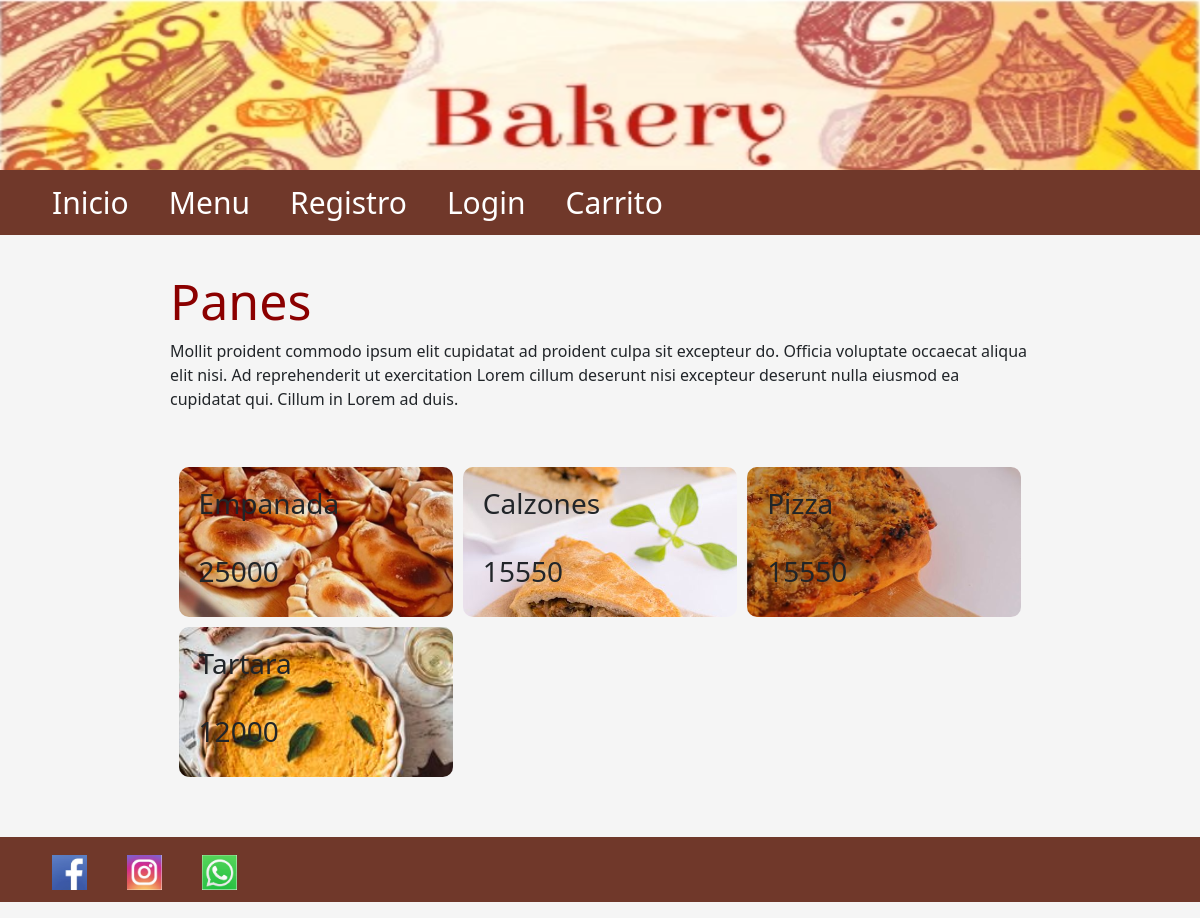
Before: /Menu with the older database file.
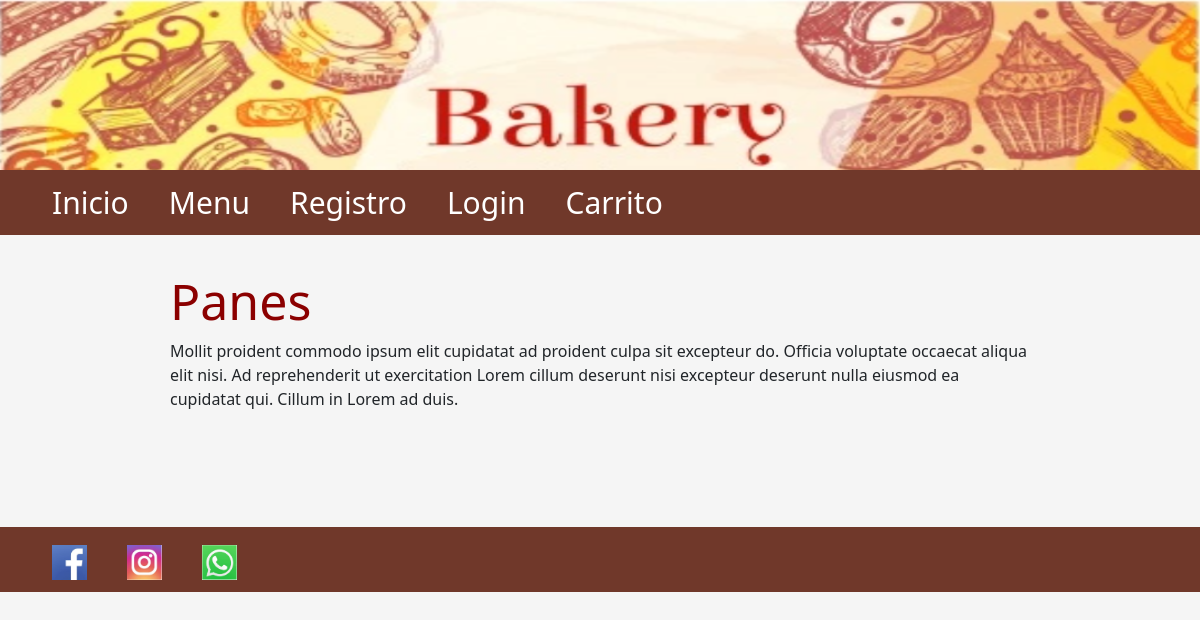
After: the same page with the newer database file.
### panaderia/models.py (models this page shows)
class Platos(db.Model):
    __tablename__ = 'platos'
    idproducto = db.Column(db.Integer, primary_key=True)
    nombreplato = db.Column(db.String(510), nullable=True)
    precioplato = db.Column(db.Integer, nullable=True)
    descripcionplato = db.Column(db.String(200))
    nombreimagenplato = db.Column(db.String(200), nullable=False)

### panaderia/views.py (the view)
@app.route('/Menu')
def menu():
    platos = Platos.query.all()
    return render_template('menu.html', platos=platos)

### panaderia/templates/Menu.html
{% extends './layout.html' %} {% block title %} Menu {% endblock %} {% block body %}
    <h1>Panes</h1>
    <p>Mollit proident commodo ipsum elit cupidatat ad proident culpa sit excepteur do. Officia voluptate occaecat aliqua elit nisi. Ad reprehenderit ut exercitation Lorem cillum deserunt nisi excepteur deserunt nulla eiusmod ea cupidatat qui. Cillum in
        Lorem ad duis.</p>
    <div class="contenedor">
        {%for plato in platos%}
                    <div class="imagenes-inicio" style="background-image:url(static/uploads/{{plato.nombreimagenplato}})">
                        <div class="textos">
                            <h3>{{plato.nombreplato}}</h3>
                            <h3>{{plato.precioplato}}</h3>
                        </div>
                    </div>
        {% endfor %}
{% endblock %}

Changed rows visible on the page:
removed Platos: nombreimagenplato (picture), nombreplato "Empanada", precioplato "25000"
removed Platos: nombreimagenplato (picture), nombreplato "Calzones", precioplato "15550"
removed Platos: nombreimagenplato (picture), nombreplato "Pizza", precioplato "15550"
removed Platos: nombreimagenplato (picture), nombreplato "Tartara", precioplato "12000"
